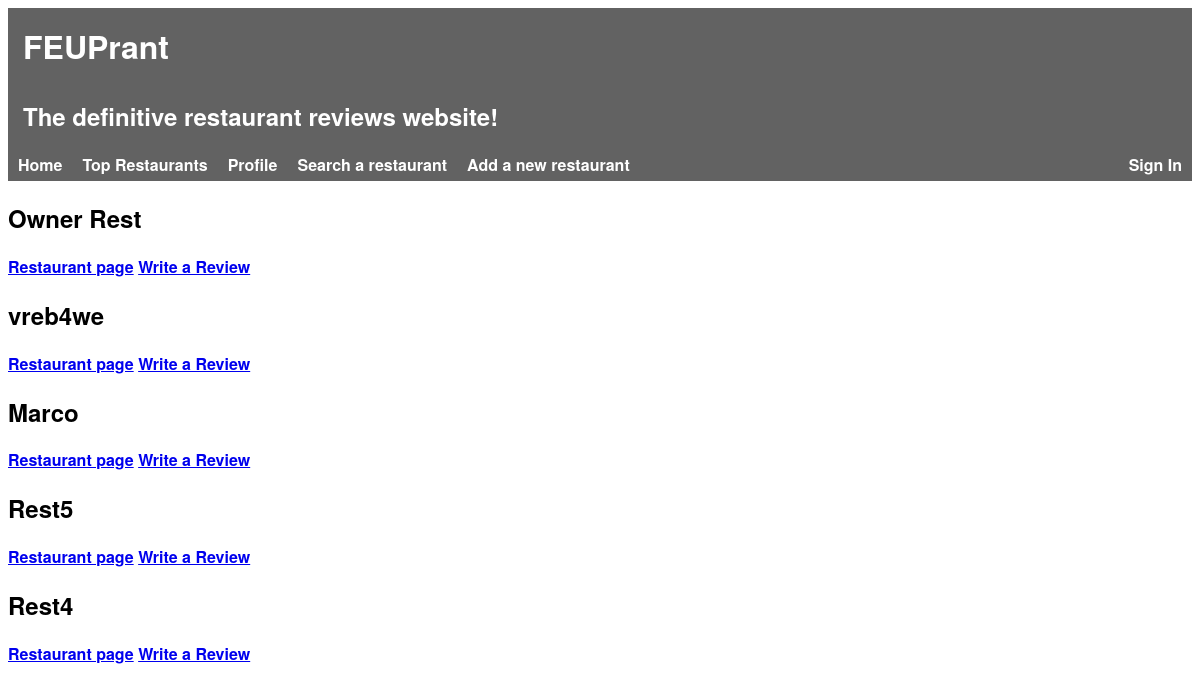
The app's page /pages/, older data.
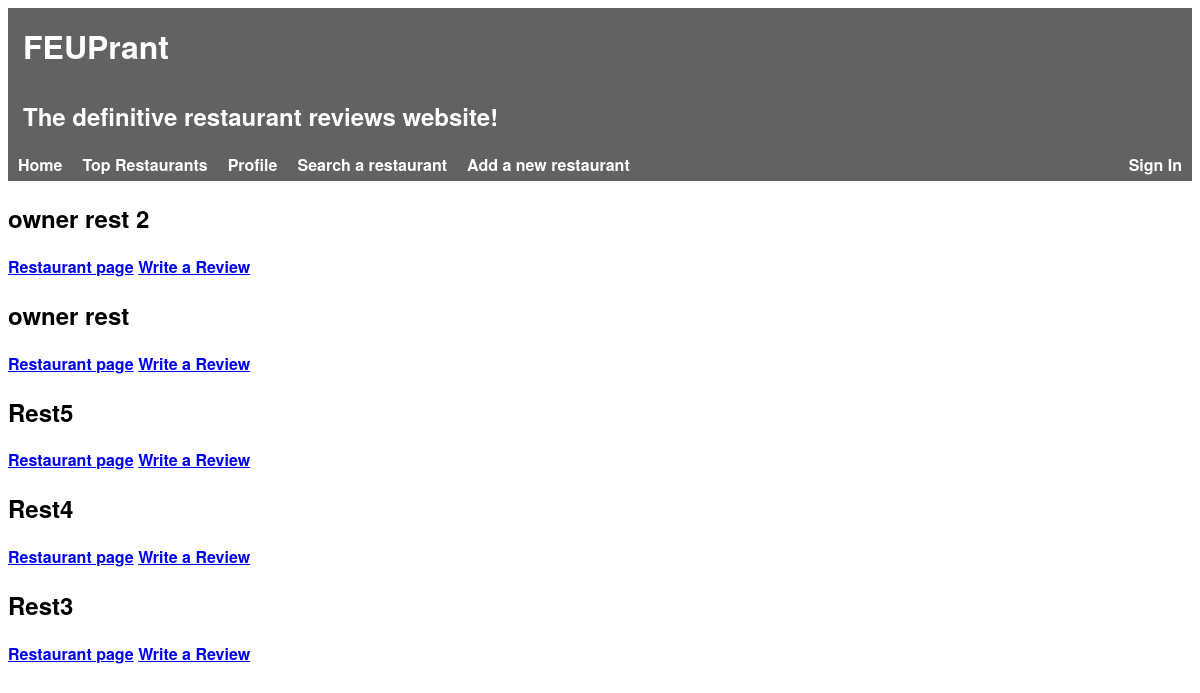
The same page, newer data.
### tables this page shows
CREATE TABLE Restaurant(
    idRestaurant        INTEGER PRIMARY KEY AUTOINCREMENT,
    name                STRING NOT NULL,
    description         STRING NOT NULL,
    score               FLOAT NOT NULL,

    idOwner             INTEGER REFERENCES User(idUser),
    idRestaurantInfo    INTEGER REFERENCES RestaurantInfo(idRestaurantInfo)
);

### pages/index.php (called while the page is built, shortened)
<?php
    include_once('../database/connection.php');
    include_once('../database/db_restaurants.php');
    try {
        $restaurants = getNewestRestaurants();
    } catch(PDOException $e) {
        die($e->getMessage());
    }
    include_once('../templates/header.php');
    include_once('../templates/restaurants.php');
?>

### templates/constants.php (called while the page is built, shortened)
<?php
    $LOGIN_KEY = 'loginStatus';
?>

### database/db_restaurants.php (called while the page is built, shortened)
<?php
    function getNewestRestaurants() {
        global $db;
        $stmt = $db->prepare('SELECT * FROM Restaurant ORDER BY idRestaurant DESC LIMIT 5');
        $stmt->execute();
        return $stmt->fetchAll();
    }
?>

### templates/restaurants.php (the view, shortened to what this page needs)
<section id="restaurants">
    <?php foreach($_SESSION['restaurants'] as $restaurant) { ?>
    <article>
        <h2><?= $restaurant['name'] ?></h2>
        <a href="../templates/restaurant.php?idRestaurant=<?=$restaurant['idRestaurant']?>">Restaurant page</a>
        <a href="write_review?idRestaurant=<?=$restaurant['idRestaurant']?>">Write a Review</a>
    </article>
    <?php } ?>
</section>

### templates/header.php (shortened to what this page needs)
<!DOCTYPE html>
<html>
    <head>
		<link rel="stylesheet" href="../css/style.css">
        <link rel="stylesheet" href="../css/alert.css">
        <link rel="stylesheet" href="../css/header.css">
        <link rel="stylesheet" href="../css/login_dropdown.css">
        <link rel="stylesheet" href="../css/user_dropdown.css">
    </head>
    <body>
        <div id="header">
            <h1>FEUPrant</h1>
            <h2>The definitive restaurant reviews website!</h2>
        </div>
        <div id="nav-btns" class="nav-btns">
            <ul>
                <li><a href="../pages/index.php">Home</a></li>
                <li><a href="../pages/top_restaurants.php">Top Restaurants</a></li>
                <li><a href="#">Profile</a></li>
                <li><a href="../pages/search_restaurant.php">Search a restaurant</a></li>
                <li><a href="../pages/add_restaurant.php">Add a new restaurant</a></li>
                <div id="user-info">
                    <?php
                        if (isset($_SESSION['username'])) {
                            include_once("../templates/user_dropdown.php");
                        } else {
                            include_once("../templates/login_dropdown.php");
                        }
                    ?>
                </div>
            </ul>
        </div>

### templates/login_dropdown.php (shortened to what this page needs)
<?php include_once('../templates/constants.php'); ?>
<div class="login-dropdown">
    <?php
        if(isset($_SESSION[$LOGIN_KEY]))
            echo '<a class="header-elem-active" href="#">Sign In</a>';
        else
            echo '<a href="#">Sign In</a>';
    ?>
</div>

### css/header.css (style rules this page uses)
html { font-family: 'Helvetica Neue', sans-serif; font-weight: bold; height: 100%; }
#header { background-color: #626262; color: white; padding: 0; }
#header h1, #header h2 { padding: 15px; margin: 0; }
.nav-btns ul { background-color: #626262; list-style-type: none; padding: 0; margin: 0; overflow: hidden; }
.nav-btns li { float: left; background: none; padding: 0; }
.nav-btns a, #back_btn { text-align: center; display: block; padding: 5px 10px; color: white; text-decoration: none; }

### css/login_dropdown.css (style rules this page uses)
.login-dropdown { float: right; position: relative; }

Row changes from the older to the newer data that the page shows:
removed restaurant: name "Owner Rest"
removed restaurant: name "vreb4we"
added restaurant: name "owner rest 2"
changed restaurant: name "Marco" → "owner rest"
now on this page (row unchanged): restaurant: name "Rest3"
